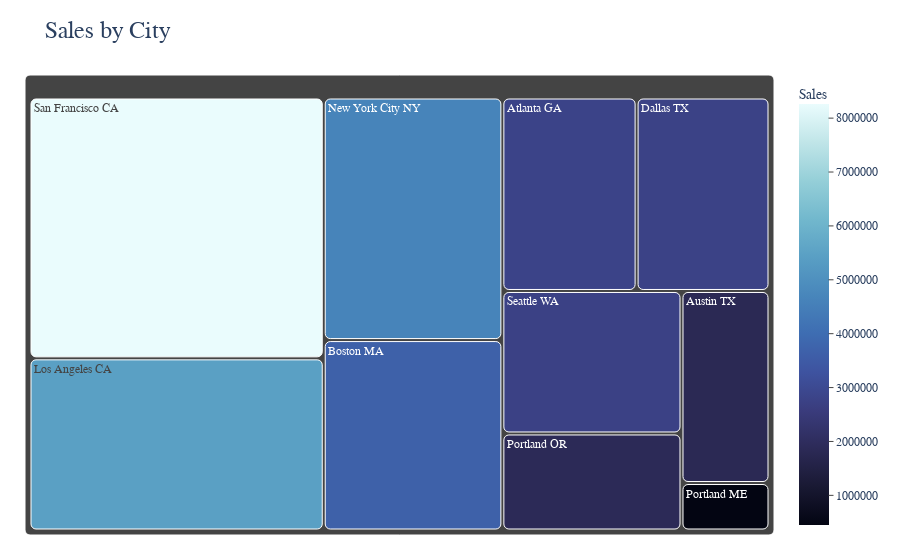

Notebook cell for this chart:
### Markdown cell above
### 4. What city has the most revenue?

### Code cell
city_sales = maindf.groupby('City State')['Sales'].sum()
city_data = city_sales.reset_index()
total_sales = city_data['Sales'].sum()
city_data['Percentage Contribution'] = (city_data['Sales'] / total_sales) * 100

hover_template = (
    "<b>%{label}</b><br>"
    "Sales: $%{value:,.2f}<br>"
    "Percentage Contribution: %{customdata[0]:.2f}%<br>"
)


fig = px.treemap(
    city_data,
    path=["City State"],
    values="Sales",
    color="Sales",
    color_continuous_scale="ice",
    title="Sales by City",
)


fig.data[0].customdata = city_data[["Percentage Contribution"]].values

fig.update_traces(root_color="white")
fig.update_traces(
    hovertemplate=hover_template,
    hoverinfo="skip",
    marker=dict(cornerradius=5),
)


fig.update_layout(
    margin=dict(t=75, l=25, r=25, b=25),
    title_font=dict(size=24),
    font_family="Arial Black", 
    coloraxis_colorbar=dict(
        title="Sales",
        ticks="outside",
        tickformat=",.f"
    )
)

fig.show()
fig.write_html("sales_by_city_treemap.html")

### Figure 1 — Plotly figure (JSON) as saved in the notebook; plotly's stock layout.template omitted (floating-point values rounded to 4 significant figures)
{"data": [{"branchvalues": "total", "customdata": [[8.105], [5.275], [10.62], [8.025], [15.81], [13.52], [1.304], [5.424], [23.95], [7.966]], "domain": {"x": [0, 1], "y": [0, 1]}, "hoverinfo": "skip", "hovertemplate": "<b>%{label}</b><br>Sales: $%{value:,.2f}<br>Percentage Contribution: %{customdata[0]:.2f}%<br>", "ids": ["Atlanta GA", "Austin TX", "Boston MA", "Dallas TX", "Los Angeles CA", "New York City NY", "Portland ME", "Portland OR", "San Francisco CA", "Seattle WA"], "labels": ["Atlanta GA", "Austin TX", "Boston MA", "Dallas TX", "Los Angeles CA", "New York City NY", "Portland ME", "Portland OR", "San Francisco CA", "Seattle WA"], "marker": {"coloraxis": "coloraxis", "colors": [2795000.0, 1820000.0, 3662000.0, 2768000.0, 5453000.0, 4664000.0, 449800.0, 1871000.0, 8262000.0, 2748000.0], "cornerradius": 5}, "name": "", "parents": ["", "", "", "", "", "", "", "", "", ""], "root": {"color": "white"}, "type": "treemap", "values": [2795000.0, 1820000.0, 3662000.0, 2768000.0, 5453000.0, 4664000.0, 449800.0, 1871000.0, 8262000.0, 2748000.0]}], "layout": {"autosize": true, "coloraxis": {"colorbar": {"tickformat": ",.f", "ticks": "outside", "title": {"text": "Sales"}}, "colorscale": [[0, "rgb(3, 5, 18)"], [0.09091, "rgb(25, 25, 51)"], [0.1818, "rgb(44, 42, 87)"], [0.2727, "rgb(58, 60, 125)"], [0.3636, "rgb(62, 83, 160)"], [0.4545, "rgb(62, 109, 178)"], [0.5455, "rgb(72, 134, 187)"], [0.6364, "rgb(89, 159, 196)"], [0.7273, "rgb(114, 184, 205)"], [0.8182, "rgb(149, 207, 216)"], [0.9091, "rgb(192, 229, 232)"], [1, "rgb(234, 252, 253)"]]}, "font": {"family": "Arial Black"}, "legend": {"tracegroupgap": 0}, "margin": {"b": 25, "l": 25, "r": 25, "t": 75}, "title": {"font": {"size": 24}, "text": "Sales by City"}}}
